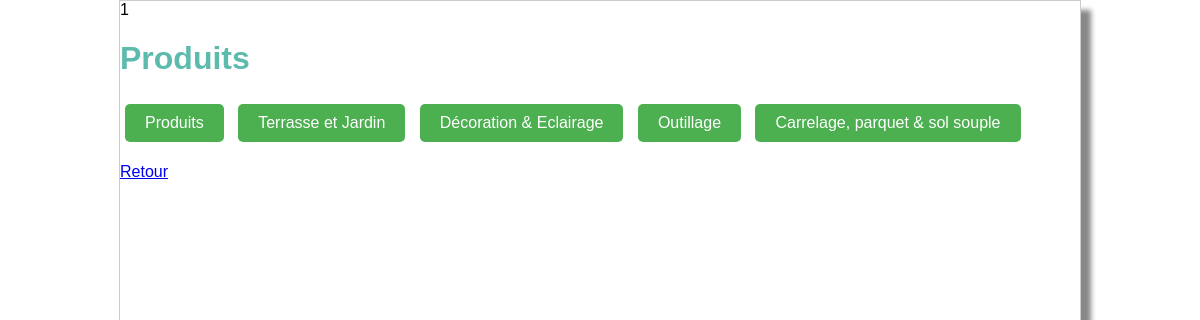
The app's page /controler/choisirCategorie.ctrl.php with its own data.
### tables this page shows
CREATE TABLE categorie (
	id INTEGER PRIMARY KEY,
	nom TEXT,
	pere INTEGER,
	FOREIGN KEY(pere) REFERENCES categorie(id)
);

### framework/view.fw.php (called while the page is built, shortened)
<?php
class View {
  function display(string $view) {
    $this->filePath = "view/".$view.'.view.php';
    require($this->filePath);
    exit(0);
  }
}
?>

### controler/choisirCategorie.ctrl.php (called while the page is built, shortened)
<?php
require_once(__DIR__ . '/../model/categorie.class.php');
require_once(__DIR__ . '/../framework/view.fw.php');
$idCategorie = isset($_GET['id']) ? (int)$_GET['id'] : 1;
try {
    if ($idCategorie > 0) {
        $categorie = Categorie::read($idCategorie);
        $sousCategories = $categorie->readSubCategorie();
        $nomCategorie = $categorie->getNom();
        $idCategoriePere = $categorie->getPere();
    } else {
        $categorieRacine = new Categorie(0, "Catégories principales", -1);
        $sousCategories = $categorieRacine->readSubCategorie();
        $nomCategorie = "Choisir une catégorie";
        $idCategoriePere = -1;
    }
    $view = new View();
    $view->assign('nomCategorie', $nomCategorie);
    $view->assign('sousCategories', $sousCategories);
    $view->assign('idCategoriePere', $idCategoriePere);
    $view->display("categorie");
} catch (Exception $e) {
    $view = new View();
    $view->assign('error', $e->getMessage());
    $view->display("error");
}
?>

### model/dao.class.php (called while the page is built, shortened)
<?php
class DAO {
  private static $instance = null;
  private PDO $db;
  private string $database = 'sqlite:'.__DIR__.'/../data/bricomachin.db';
  private function __construct() {
    try {
      $this->db = new PDO($this->database);
      $this->db->setAttribute(PDO::ATTR_ERRMODE, PDO::ERRMODE_EXCEPTION);
    } catch (PDOException $e) {
      throw new Exception("Erreur PDO : ".$e->getMessage().' sur '.$this->database);
    }
  }
  public static function get() : DAO {
    if(is_null(self::$instance)) {
      self::$instance = new DAO();
    }
    return self::$instance;
  }
  public function prepare(string $query) : PDOStatement
  {
    try {
      $request = $this->db->prepare($query);
    } catch (PDOException $e) {
      die('PDO query Error on "' . $query . '" ' . $e->getMessage());
    }
    return $request;
  }
}
?>

### model/categorie.class.php (called while the page is built, shortened)
<?php
require_once(__DIR__.'/dao.class.php');
class Categorie {
  private int  $id;
  private string  $nom;
  private int  $pere;
  public function __construct(int $id=-1,string $nom='',int $pere=-1) {
    $this->id = $id;
    $this->nom = $nom;
    $this->pere = $pere;
  }
  public function getId() : int {
    return $this->id;
  }
  public function getNom() : string {
    return$this->nom;
  }
  public function getPere() : int {
    return $this->pere;
  }
  public static function read(int $id): Categorie {
    $dao = DAO::get();
    $query = $dao->prepare('SELECT * FROM categorie WHERE id = :id');
    $query->execute([':id' => $id]);
    $table = $query->fetchAll();
    $row = $table[0];
    $categorie = new Categorie($row['id'],$row['nom'],$row['pere']);
    return $categorie;
  }
  public function readSubCategorie(): array {
    $dao = DAO::get();
    $query = $dao->prepare('SELECT * FROM categorie WHERE pere = :pere');
    $query->execute([':pere' => $this->id]);
    $table = $query->fetchAll();
    $sousCategories = [];
    foreach ($table as $row) {
        $sousCategories[] = new Categorie($row['id'], $row['nom'], $row['pere']);
    }
    return $sousCategories;
  }
}
?>

### view/categorie.view.php (the view, shortened to what this page needs)
<!DOCTYPE html>
<html lang="fr" dir="ltr">
<head>
  <link rel="stylesheet" type="text/css" href="design/style.css">
</head>
<body>
  <h1><?= htmlspecialchars($nomCategorie) ?></h1>
  <form action="index.php" method="get">
    <?php foreach ($sousCategories as $sousCategorie): ?>
      <button type="submit" name="id" value="<?= $sousCategorie->getId() ?>" class="category-button">
        <?= htmlspecialchars($sousCategorie->getNom()) ?>
      </button>
    <?php endforeach; ?>
  </form>
  <?php if ($idCategoriePere > 0): ?>
    <a href="index.php?ctrl=choisirCategorie&id=<?= Categorie::read($idCategoriePere)->getPere() ?>">Retour</a>
  <?php endif; ?>
</body>
</html>

### view/design/style.css (style rules this page uses)
html { --main-color: #5dbbad }
body { font-family: "Arial"; width: 960px; margin: auto; border: 1px solid #CCC; box-shadow: 10px 10px 5px #888888; }
h1 { color : var(--main-color); }
form button { background-color: var(--main-color); color: white; font-size: large; padding: 0.5em; border-width: 0px; }

### view/categorie.view.php (style rules this page uses)
.category-button { display: inline-block; background-color: #4CAF50; color: white; padding: 10px 20px; margin: 5px; border: none; border-radius: 5px; cursor: pointer; font-size: 16px; }

### records on screen
categorie: nom "Produits", $sousCategorie->getId() 1 (drawn)
categorie: $sousCategorie->getId() 2 (drawn), nom "Terrasse et Jardin"
categorie: $sousCategorie->getId() 5 (drawn), nom "Décoration & Eclairage"
categorie: $sousCategorie->getId() 9 (drawn), nom "Outillage"
categorie: $sousCategorie->getId() 19 (drawn), nom "Carrelage, parquet & sol souple"
